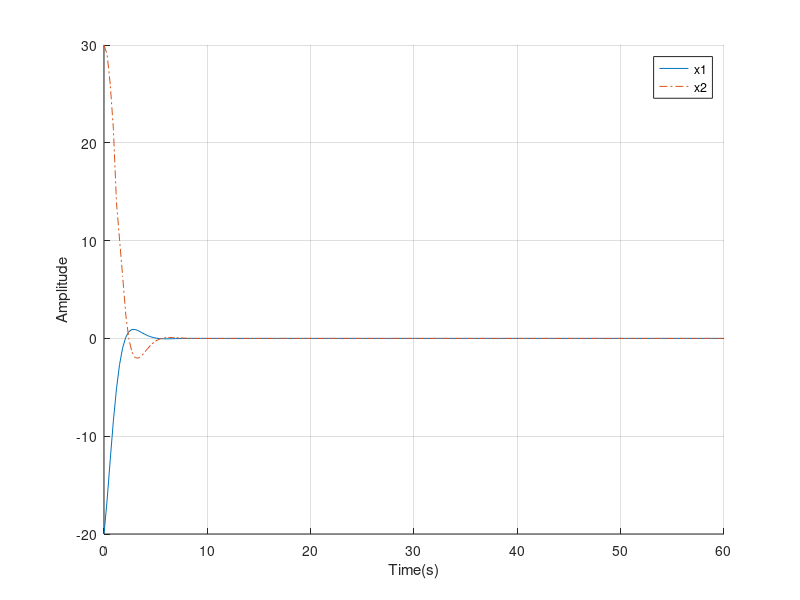

Source code (MATLAB):
%------------practica 2---------------

function datos1();
 
clear all; close all;
to=0;
tf=60;
t=linspace(to,tf,200);
xo(1)=-20;
xo(2)=30;

global fileID
fileID = fopen('datos.txt','w');
options1=odeset('RelTol', 0.01);
[t,x] = ode23(@(t,x)nonlinear(t,x),t,xo,options1);
##[T ,Y] = ode45 (@( t,y) test (t,y,b) , tspan , y0 ) ;
fclose(fileID);
xlabel('Time(s)')
ylabel('Amplitude')
drawnow
hold on
plot(t, x(:,1))
plot(t,x(:,2),'-.')
legend('x1','x2');
grid

endfunction
function [xdot]=nonlinear(t,x)
     %nonlineal model to integrate with ode45
     %parameters
     %deslizante control
global fileID
%
##b=-1+4*rand(1,1);
b=1;
a=1;
k=1;
%backstepping control law
u=(-2-a*cos(x(1)))*(x(1)+a*sin(x(1))+x(2))-x(1)-k*(x(2)+2*x(1)+a*sin(x(1)));
%model dynamics
xdot=[x(1)+b*sin(x(1))+x(2);
u];
fprintf(fileID,'%10.6f %10000.6f %10.6f %10000.6f \n',t,u,x(1),x(2));
##
endfunction
